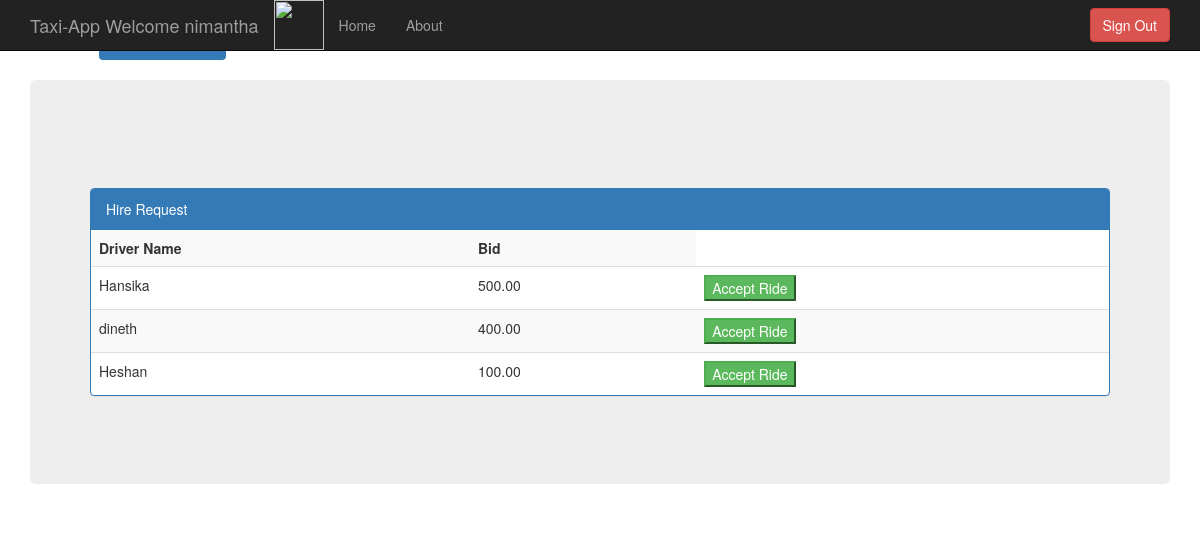
Page /seeRequest.php (signed in) on the committed database.
### tables this page shows
CREATE TABLE IF NOT EXISTS `driverbid` (
  `bid` decimal(9,2) NOT NULL,
  `driver_id` varchar(10) DEFAULT NULL,
  `request_id` varchar(10) DEFAULT NULL,
  KEY `driver_id` (`driver_id`),
  KEY `request_id` (`request_id`)
);

CREATE TABLE IF NOT EXISTS `driver` (
  `driver_id` varchar(10) NOT NULL DEFAULT '',
  `password` varchar(50) NOT NULL,
  `name` varchar(30) NOT NULL,
  `contact_no` varchar(12) NOT NULL,
  `nic_no` varchar(10) DEFAULT NULL,
  `availability` tinyint(1) NOT NULL DEFAULT '1',
  `longitude` float DEFAULT NULL,
  `lattitude` float DEFAULT NULL,
  PRIMARY KEY (`driver_id`)
);

### seeRequest.php (the view, shortened to what this page needs)
<!DOCTYPE html>
<html lang="en">
  <head>
    <link rel="stylesheet" href="http://maxcdn.bootstrapcdn.com/bootstrap/3.3.5/css/bootstrap.min.css">
    <link href="css/bootstrap.min.css" rel="stylesheet">
	<link rel="stylesheet" type="text/css" href="css/style.css">
    </head>
    <body>
	<nav class="navbar navbar-inverse navbar-fixed-top">
      <div class="container">
        <div class="navbar-header">
            <img src="images/car.gif"  height="50" width="50">
          <a class="navbar-brand" href="#">Taxi-App Welcome <?php echo $_SESSION['name'] ?></a>
        </div>
        <div id="navbar" class="navbar-collapse collapse">
          <ul class="nav navbar-nav">
            <li><a href="index.php">Home</a></li>
            <li><a href="about.php">About</a></li>
          </ul>
        <div id="navbar" class="navbar-collapse collapse">
          <form class="navbar-form navbar-right" action="footer.php">
            <button type="submit" class="btn btn-danger">Sign Out</button>
          </form>
        </div>
      </div>
    </nav>
     <div class="container">
       <br>
  <ul class="nav nav-pills" role="tablist">
    <li><a href="passengerProfile.php">Home</a></li>
    <li class="active"><a href="#">See Driver Bids</a></li>
  </ul>
</div>
	<br>
<?php
function getBids(){
    $bids = array();
     $id = $_SESSION['userId'];
    $query = mysql_query("SELECT `name`,`request_id`,`bid` FROM driverbid NATURAL JOIN driver WHERE request_id IN (SELECT request_id FROM hire_request NATURAL JOIN passenger WHERE `passenger`.`contact_no` = '$id')");
    while($row = mysql_fetch_array($query)){
		$bidRow = array();
		$bidRow[0] = $row['name'];
		$bidRow[1] = $row['bid'];
		$bidRow[2] = $row['request_id'];
        $bids[]= $bidRow;
    }
    return $bids;
}
?>
    <div class="container">
            <div class="jumbotron">
                    <br>
                    <br>
                    <br>
                    <div class="panel panel-primary">
                    <div class="panel-heading">Hire Request</div>
                    <table class="table table-striped">
						<th>Driver Name</th>
						<th>Bid</th>
						<?php
							$hireBids =getBids();
							foreach ($hireBids as $bid) {
						?>
									<tr>
										<td><?php echo $bid[0] ?></td>
										<td><?php echo $bid[1] ?></td>
										<td>
                                            <button type="submit" value="<?php echo $bid[2] ?>" class="btn-success">Accept Ride</button>                                             </td>
									 </tr>
						<?php
							}
						?>
                    </table>
                    </div>
                    <br>
                        </div>
            </div>
</body>
</html>

### rows in the picture
driverbid: driver.name "Hansika", bid "500.00", $bid[2] 1 (drawn)
driverbid: driver.name "dineth", bid "400.00", $bid[2] 1 (drawn)
driverbid: driver.name "Heshan", bid "100.00", $bid[2] 9 (drawn)

### other values in the picture
$_SESSION['name'] "nimantha"
